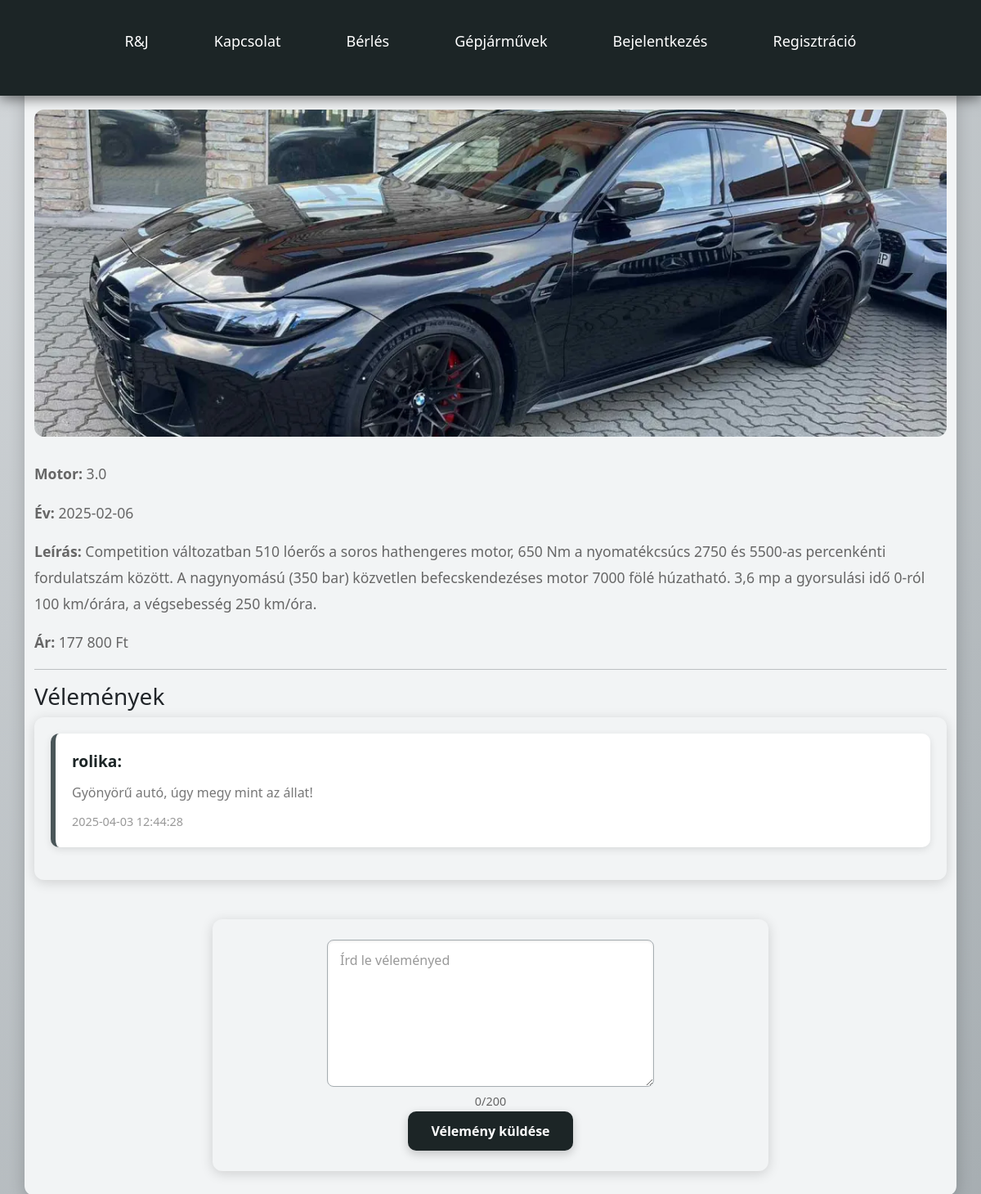
Screenshot of /php/auto_adatok.php?id=80 with the database file from the repository.
### tables this page shows
CREATE TABLE `jarmuvek` (
  `jarmu_id` int(11) NOT NULL,
  `felhasznalas_id` int(11) DEFAULT NULL,
  `szerviz_id` int(11) DEFAULT NULL,
  `gyarto` varchar(255) DEFAULT NULL,
  `tipus` varchar(255) DEFAULT NULL,
  `motor` varchar(255) DEFAULT NULL,
  `gyartasi_ev` date DEFAULT NULL,
  `leiras` varchar(2550) DEFAULT NULL,
  `ar` int(11) DEFAULT NULL,
  `kep_url` mediumtext NOT NULL
);

CREATE TABLE `velemenyek` (
  `velemeny_id` int(11) NOT NULL,
  `felhasznalo_nev` varchar(255) NOT NULL,
  `uzenet` text NOT NULL,
  `datum` datetime DEFAULT current_timestamp(),
  `admin_valasz` text DEFAULT NULL,
  `jarmu_id` int(11) NOT NULL
);

### php/auto_adatok.php (the view, shortened to what this page needs)
<?php
$conn = new mysqli("localhost", "root", "", "autoberles");
$carId = isset($_GET['id']) ? (int)$_GET['id'] : 0;
$query = "SELECT * FROM jarmuvek WHERE jarmu_id = $carId";
$result = $conn->query($query);
if ($result->num_rows > 0) {
    $car = $result->fetch_assoc();
    $carImages = json_decode($car['kep_url'], true);
}
$queryReviews = "SELECT * FROM velemenyek WHERE jarmu_id = $carId ORDER BY datum DESC";
$resultReviews = $conn->query($queryReviews);
?>
<!DOCTYPE html>
<html lang="hu">
<head>
    <link rel="stylesheet" href="../css/style.css">
    <link href="../node_modules/bootstrap/dist/css/bootstrap.min.css" rel="stylesheet">
</head>
<body>
    <header>
        <nav>
            <ul>
                <li><a href="index.php">R&J</a></li>
                <li><a href="kapcsolat.php">Kapcsolat</a></li>
                <li><a href="jarmuvek.php">Bérlés</a></li>
                <li><a href="forum.php">Gépjárművek</a></li>
                <?php if (isset($_SESSION['felhasznalo_nev'])): ?>
                <li><a href="profilom.php">Profilom</a></li>
                <li><a href="logout.php">Kijelentkezés</a></li>
                <?php else: ?>
                <li><a href="#" onclick="openModal('loginModal')">Bejelentkezés</a></li>
                <li><a href="#" onclick="openModal('registerModal')">Regisztráció</a></li>
                <?php endif; ?>
            </ul>
        </nav>
    </header>
    <div class="container mt-5">
        <?php if (isset($car)): ?>
        <h1><?= htmlspecialchars($car['gyarto'] . ' ' . $car['tipus']) ?></h1>
        <div class="car-gallery">
            <?php if (!empty($carImages) && is_array($carImages)): ?>
            <div class="main-image">
                <img src="<?= htmlspecialchars($carImages[0]) ?>" class="main-car-image" alt="Fő autó kép"
                    onclick="openGallery(0)">
            </div>
            <?php else: ?>
            <p class="text-muted">Nincs elérhető kép ehhez az autóhoz.</p>
            <?php endif; ?>
        </div>
        <p><strong>Motor:</strong> <?= htmlspecialchars($car['motor']) ?></p>
        <p><strong>Év:</strong> <?= htmlspecialchars($car['gyartasi_ev']) ?></p>
        <p><strong>Leírás:</strong> <?= nl2br(htmlspecialchars($car['leiras'])) ?></p>
        <p><strong>Ár:</strong> <?= number_format($car['ar'], 0, '.', ' ') ?> Ft</p>
        <hr>
        <h3>Vélemények</h3>
        <div class="reviews">
            <?php if ($resultReviews->num_rows > 0): ?>
            <?php while ($review = $resultReviews->fetch_assoc()): ?>
            <div class="review">
                <strong><?= htmlspecialchars($review['felhasznalo_nev']) ?>:</strong>
                <p><?= nl2br(htmlspecialchars($review['uzenet'])) ?></p>
                <small><?= htmlspecialchars($review['datum']) ?></small>
            </div>
            <?php endwhile; ?>
            <?php else: ?>
            <p>Nincs vélemény erről az autóról.</p>
            <?php endif; ?>
        </div>
        <form action="cseveges.php" method="post">
            <textarea name="message" id="message" rows="5" placeholder="Írd le véleményed" maxlength="200" required oninput="updateCharCount()" required></textarea>
            <div id="charCount">0/200</div>
            <button type="submit">Vélemény küldése</button>
        </form>
        <?php else: ?>
        <p>Ez az autó nem található.</p>
        <?php endif; ?>
    </div>
</body>
</html>

### css/style.css (style rules this page uses)
* { margin: 0; padding: 0; box-sizing: border-box; }
html, body { height: 100%; font-family: 'Arial', sans-serif; background-color: #e8ecef; color: #1c2526; overflow-x: hidden; scroll-behavior: smooth; line-height: 1.6; }
body { background: linear-gradient(145deg, #d3d7da, #a6adb1); min-height: 100vh; display: flex; flex-direction: column; animation: fadeInBody 2s ease-in-out; }
header { width: 100%; background-color: #1c2526; color: #ffffff; position: fixed; top: 0; left: 0; z-index: 1000; box-shadow: 0 4px 15px rgba(0, 0, 0, 0.5); padding: 15px 0; transition: all 0.3s ease; }
nav { max-width: 1400px; margin: 0 auto; padding: 0 20px; }
nav ul { list-style: none; display: flex; justify-content: center; align-items: center; padding: 10px 0; }
nav ul li { margin: 0 20px; position: relative; }
nav ul li a { color: #ffffff; text-decoration: none; font-size: 18px; font-weight: 500; padding: 12px 20px; border-radius: 8px; transition: all 0.4s cubic-bezier(0.25, 0.8, 0.25, 1); display: block; }
nav ul li a::after { content: ''; position: absolute; bottom: 5px; left: 50%; width: 0; height: 2px; background-color: #ffffff; transition: width 0.3s ease, left 0.3s ease; }
.container { width: 90%; max-width: 1400px; margin-top: 160px !important; margin: 100px auto 40px; padding: 30px; background-color: #f2f4f5; border-radius: 12px; box-shadow: 0 5px 20px rgba(0, 0, 0, 0.2); animation: slideInUp 1s ease-out; }
h1 { font-size: 2.8rem; color: #1c2526; text-align: center; margin-bottom: 35px; font-weight: 700; letter-spacing: 1px; text-transform: uppercase; }
h3 { font-size: 1.8rem; color: #1c2526; margin: 35px 0 25px; font-weight: 500; }
p { font-size: 1.1rem; color: #666; line-height: 1.8; margin-bottom: 15px; }
.btn, .berles-gomb,button[type="button"], button[type="submit"], input[type="submit"] { padding: 12px 28px; font-size: 16px; font-weight: 600; color: #ffffff; background-color: #1c2526; border: none; border-radius: 10px; cursor: pointer; transition: all 0.4s ease; box-shadow: 0 4px 12px rgba(0, 0, 0, 0.2); animation: pulseGlow 2s infinite ease-in-out; display: inline-block; }
form { padding: 25px; background-color: #f2f4f5; border-radius: 12px; box-shadow: 0 3px 15px rgba(0, 0, 0, 0.15); animation: slideInUp 1s ease-out; max-width: 680px; margin: 0 auto; display: grid; justify-items: center; align-content: center; gap: 2px; width: -webkit-fill-available; margin-top: inherit; }
input[type="text"], input[type="email"], input[type="tel"], input[type="date"], input[type="number"], input[type="password"], select, textarea { width: 80%; max-width: 400px; padding: 12px 15px; margin: 10px auto; border: 1px solid #a6adb1; border-radius: 8px; font-size: 16px; background-color: #ffffff; color: #1c2526; display: block; transition: all 0.3s ease; box-shadow: inset 0 1px 3px rgba(0, 0, 0, 0.1); }
textarea { min-height: 180px; resize: vertical; }
.reviews { margin-bottom: 40px; padding: 20px; background-color: #f2f4f5; border-radius: 12px; box-shadow: 0 3px 15px rgba(0, 0, 0, 0.15); }
.review { padding: 20px; margin-bottom: 20px; background-color: #ffffff; border-left: 6px solid #4a5659; border-radius: 10px; box-shadow: 0 3px 10px rgba(0, 0, 0, 0.1); animation: slideInLeft 0.9s ease-out; transition: transform 0.3s ease; }
.review strong { font-size: 1.2rem; color: #1c2526; display: block; margin-bottom: 10px; }
.review p { font-size: 1rem; color: #777; margin: 0; }
.review small { font-size: 0.9rem; color: #999; display: block; margin-top: 10px; }
.car-gallery { margin-bottom: 30px; }
.main-image img { width: 100%; max-height: 400px; object-fit: cover; border-radius: 12px; cursor: pointer; transition: transform 0.3s ease; }
.mt-5 { margin-top: 80px !important; }
hr { border: 0; height: 1px; background: #a6adb1; margin: 20px 0; }
::placeholder { color: #999; opacity: 1; }
.review:nth-child(1) { animation-delay: 0.1s; }
#charCount { font-size: 0.9em; color: #666; text-align: right; margin-top: 5px; }

### rows the page displays
jarmuvek: motor "3.0", gyartasi_ev "2025-02-06", leiras "Competition változatban 510 lóerős a soros hathengeres motor, 650 Nm a nyomatékcsúcs 2750 és 5500-as percenkénti fordulatszám között. A nagynyomású (350 bar) közvetlen befecskendezéses motor 7000 fölé húzatható. 3,6 mp a gyorsulási idő 0-ról 100 km/órára, a végsebesség 250 km/óra.", ar "177 800"
velemenyek: felhasznalo_nev "rolika", uzenet "Gyönyörű autó, úgy megy mint az állat!", datum "2025-04-03 12:44:28"
